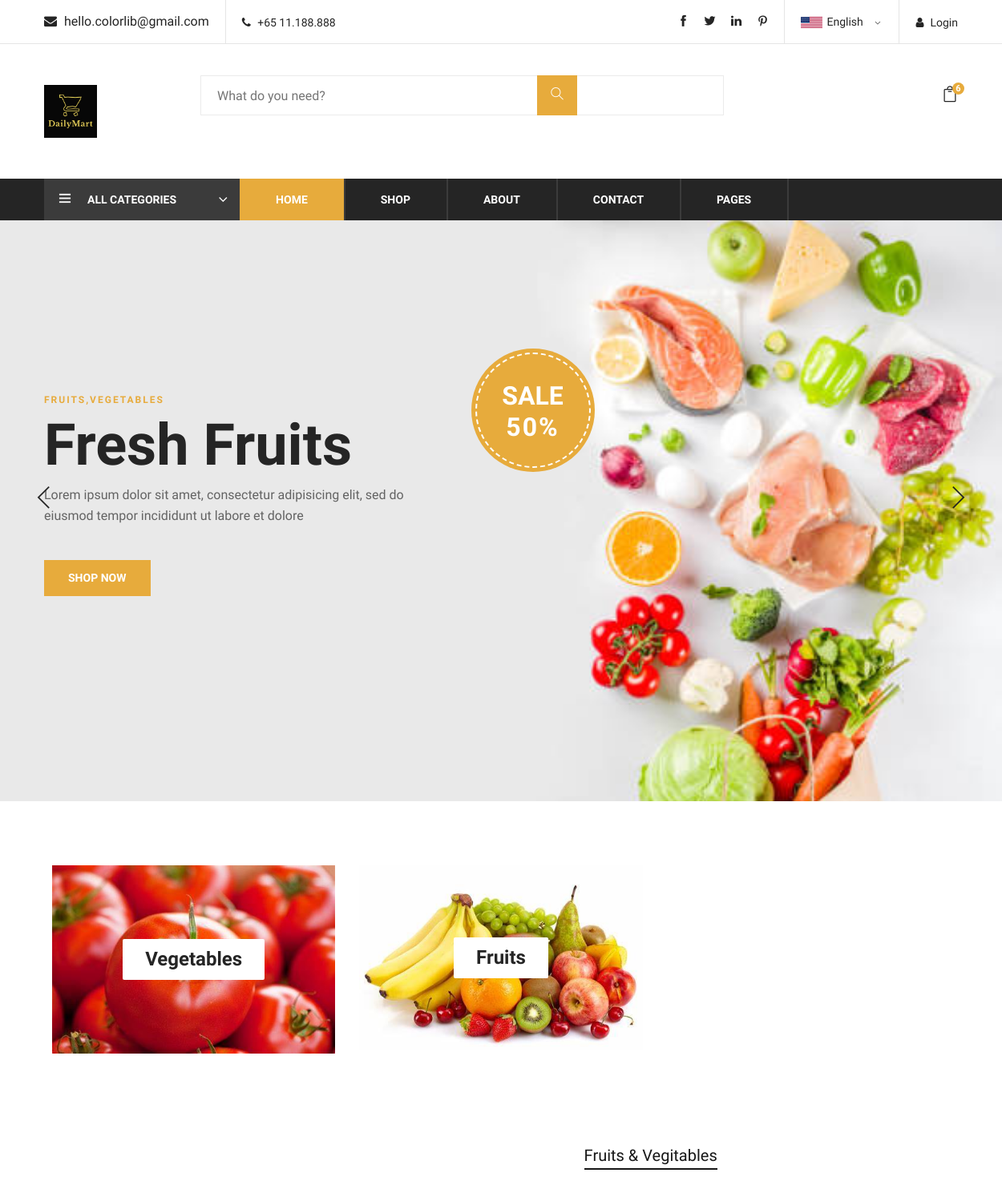
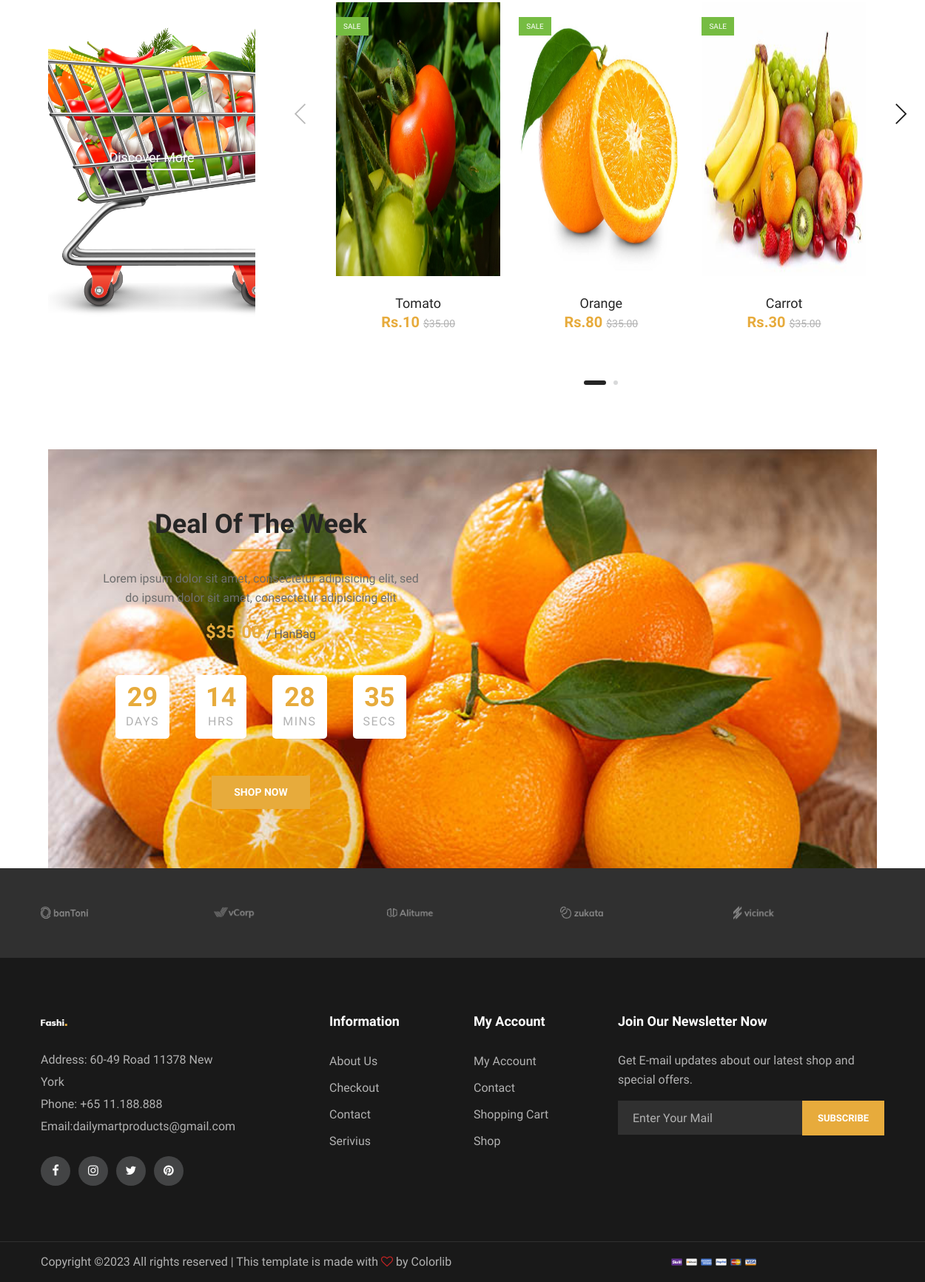
Page /UserApp/userindex/ on the committed database (2 pictures, top to bottom).
### dailymartapp/models.py (models this page shows)
class Categorydb(models.Model):
    Cname=models.CharField(max_length=150)
    Cimage=models.ImageField()
    Cdescription=models.TextField()

class Productdb(models.Model):
    pr_name=models.CharField(max_length=200)
    pr_price=models.IntegerField()
    pr_weight=models.IntegerField()
    pr_image=models.FileField()
    categories=models.CharField(max_length=200)

### UserApp/views.py (the view)
# urls.py: path('userindex/',views.userindex,name='userindex'),
def userindex(request):
    data=Categorydb.objects.all()
    secondata=Productdb.objects.filter()
    cartcount=Cart.objects.all().count()
    return render(request,"userindex.html",{"data":data,"prdata":secondata,"cartcount":cartcount})

### UserApp/templates/userindex.html (shortened to what this page needs)
{% load static %}
<!DOCTYPE html>
<html lang="zxx">
<head>
    <link rel="stylesheet" href="{% static 'styles/css/bootstrap.min.css' %}" type="text/css">
    <link rel="stylesheet" href="{% static 'styles/css/font-awesome.min.css' %}" type="text/css">
    <link rel="stylesheet" href="{% static 'styles/css/themify-icons.css' %}" type="text/css">
    <link rel="stylesheet" href="{% static 'styles/css/elegant-icons.css' %}" type="text/css">
    <link rel="stylesheet" href="{% static 'styles/css/owl.carousel.min.css' %}" type="text/css">
    <link rel="stylesheet" href="{% static 'styles/css/nice-select.css' %}" type="text/css">
    <link rel="stylesheet" href="{% static 'styles/css/jquery-ui.min.css' %}" type="text/css">
    <link rel="stylesheet" href="{% static 'styles/css/slicknav.min.css' %}" type="text/css">
    <link rel="stylesheet" href="{% static 'styles/css/style.css' %}" type="text/css">
</head>
<body>
    <header class="header-section">
        <div class="header-top">
            <div class="container">
                <div class="ht-left">
                    <div class="mail-service">
                        <i class=" fa fa-envelope"></i>
                        hello.colorlib@gmail.com
                    </div>
                    <div class="phone-service">
                        <i class=" fa fa-phone"></i>
                        +65 11.188.888
                    </div>
                </div>
                <div class="ht-right">
                    <a href="#" class="login-panel"><i class="fa fa-user"></i>Login</a>
                    <div class="lan-selector">
                    </div>
                    <div class="top-social">
                        <a href="#"><i class="ti-facebook"></i></a>
                        <a href="#"><i class="ti-twitter-alt"></i></a>
                        <a href="#"><i class="ti-linkedin"></i></a>
                        <a href="#"><i class="ti-pinterest"></i></a>
                    </div>
                </div>
            </div>
        </div>
        <div class="container">
            <div class="inner-header">
                <div class="row">
                    <div class="col-lg-2 col-md-2">
                        <div class="logo">
                            <a href="./index.html">
                                <img src="{% static 'styles/img/logo.jpg' %} " alt="">
                            </a>
                        </div>
                    </div>
                    <div class="col-lg-7 col-md-7">
                        <div class="advanced-search">
                            <div class="input-group">
                                <input type="text" placeholder="What do you need?">
                                <button type="button"><i class="ti-search"></i></button>
                            </div>
                        </div>
                    </div>
                    <div class="col-lg-3 text-right col-md-3">
                        <ul class="nav-right">
                            <li class="cart-icon">
                                <a href="#">
                                    <i class="icon_bag_alt"></i>
                                    <span>{{cartcount}}</span>
                                </a>
                            </li>
                        </ul>
                    </div>
                </div>
            </div>
        </div>
        <div class="nav-item">
            <div class="container">
                <div class="nav-depart">
                    <div class="depart-btn">
                        <i class="ti-menu"></i>
                        <span>All Categories</span>
                    </div>
                </div>
                <nav class="nav-menu mobile-menu">
                    <ul>
                        <li class="active"><a href="{% url 'userindex' %}">Home</a></li>
                        <li><a href="{% url 'usershop' cat="all" %}">Shop</a></li>
                        <li><a href="{% url 'userabout' %}">About</a></li>
                        <li><a href="{% url 'usercontact' %}">Contact</a></li>
                        <li><a href="#">Pages</a>
                        </li>
                    </ul>
                </nav>
            </div>
        </div>
    </header>
    {% block content %}
    <section class="hero-section">
        <div class="hero-items owl-carousel">
            <div class="single-hero-items set-bg" data-setbg="{% static 'styles/img/vegnew.jpg' %}">
                <div class="container">
                    <div class="row">
                        <div class="col-lg-5">
                            <span>Fruits,Vegetables</span>
                            <h1>Fresh Fruits</h1>
                            <p>Lorem ipsum dolor sit amet, consectetur adipisicing elit, sed do eiusmod tempor
                                incididunt ut labore et dolore</p>
                            <a href="{% url 'usershop' cat="all" %}" class="primary-btn">Shop Now</a>
                        </div>
                    </div>
                    <div class="off-card">
                        <h2>Sale <span>50%</span></h2>
                    </div>
                </div>
            </div>
        </div>
    </section>
    <div class="banner-section spad">
        <div class="container-fluid">
            <div class="row">
                {% for i in data %}
                <div class="col-lg-4">
                    <div class="single-banner">
                        <div class="inner-text">
                            <h4>{{i.Cname}}</h4>
                        </div>
                    </div>
                </div>
                {% endfor %}
            </div>
        </div>
    </div>
<section class="women-banner spad">
    <div class="container-fluid">
        <div class="row">
            <div class="col-lg-3">
                <div class="product-large set-bg" data-setbg="{% static 'styles/img/products/realistic.jpg' %}">
                    <a href="#">Discover More</a>
                </div>
            </div>
            <div class="col-lg-8 offset-lg-1">
                <div class="filter-control">
                    <ul>
                        <li class="active">Fruits & Vegitables</li>
                    </ul>
                </div>
                <div class="product-slider owl-carousel">
                    {% for i in prdata %}
                    <div class="product-item">
                        <div class="pi-pic">
                            <img src="{{i.pr_image.url}}" alt="" height="370px" >
                            <div class="sale">Sale</div>
                        </div>
                        <div class="pi-text">
                            <a href="{% url 'productdetails' productid=i.id %}">
                                <h5>{{i.pr_name}}</h5>
                            </a>
                            <div class="product-price">
                               Rs.{{i.pr_price}}
                                <span>$35.00</span>
                            </div>
                        </div>
                    </div>
                    {% endfor %}
                </div>
            </div>
        </div>
    </div>
</section>
<section class="deal-of-week set-bg spad" data-setbg="{% static 'styles/img/orange.jpg' %}">
    <div class="container">
        <div class="col-lg-6 text-center">
            <div class="section-title">
                <h2>Deal Of The Week</h2>
                <p>Lorem ipsum dolor sit amet, consectetur adipisicing elit, sed<br /> do ipsum dolor sit amet,
                    consectetur adipisicing elit </p>
                <div class="product-price">
                    $35.00
                    <span>/ HanBag</span>
                </div>
            </div>
            <div class="countdown-timer" id="countdown">
            </div>
            <a href="{% url 'usershop' cat="all" %}" class="primary-btn">Shop Now</a>
        </div>
    </div>
</section>
    <div class="partner-logo">
        <div class="container">
            <div class="logo-carousel owl-carousel">
                <div class="logo-item">
                    <div class="tablecell-inner">
                        <img src="{% static 'styles/img/logo-carousel/logo-1.png' %}" alt="">
                    </div>
                </div>
                <div class="logo-item">
                    <div class="tablecell-inner">
                        <img src="{% static 'styles/img/logo-carousel/logo-2.png' %}" alt="">
                    </div>
                </div>
                <div class="logo-item">
                    <div class="tablecell-inner">
                        <img src="{% static 'styles/img/logo-carousel/logo-3.png' %}" alt="">
                    </div>
                </div>
                <div class="logo-item">
                    <div class="tablecell-inner">
                        <img src="{% static 'styles/img/logo-carousel/logo-4.png' %}" alt="">
                    </div>
                </div>
                <div class="logo-item">
                    <div class="tablecell-inner">
                        <img src="{% static 'styles/img/logo-carousel/logo-5.png' %}" alt="">
                    </div>
                </div>
            </div>
        </div>
    </div>
    {% endblock %}
    <footer class="footer-section">
        <div class="container">
            <div class="row">
                <div class="col-lg-3">
                    <div class="footer-left">
                        <div class="footer-logo">
                            <a href="#"><img src="{% static 'styles/img/footer-logo.png' %}" alt=""></a>
                        </div>
                        <ul>
                            <li>Address: 60-49 Road 11378 New York</li>
                            <li>Phone: +65 11.188.888</li>
                            <li>Email:dailymartproducts@gmail.com</li>
                        </ul>
                        <div class="footer-social">
                            <a href="#"><i class="fa fa-facebook"></i></a>
                            <a href="#"><i class="fa fa-instagram"></i></a>
                            <a href="#"><i class="fa fa-twitter"></i></a>
                            <a href="#"><i class="fa fa-pinterest"></i></a>
                        </div>
                    </div>
                </div>
                <div class="col-lg-2 offset-lg-1">
                    <div class="footer-widget">
                        <h5>Information</h5>
                        <ul>
                            <li><a href="#">About Us</a></li>
                            <li><a href="#">Checkout</a></li>
                            <li><a href="#">Contact</a></li>
                            <li><a href="#">Serivius</a></li>
                        </ul>
                    </div>
                </div>
                <div class="col-lg-2">
                    <div class="footer-widget">
                        <h5>My Account</h5>
                        <ul>
                            <li><a href="#">My Account</a></li>
                            <li><a href="#">Contact</a></li>
                            <li><a href="#">Shopping Cart</a></li>
                            <li><a href="#">Shop</a></li>
                        </ul>
                    </div>
                </div>
                <div class="col-lg-4">
                    <div class="newslatter-item">
                        <h5>Join Our Newsletter Now</h5>
                        <p>Get E-mail updates about our latest shop and special offers.</p>
                        <form action="#" class="subscribe-form">
                            <input type="text" placeholder="Enter Your Mail">
                            <button type="button">Subscribe</button>
                        </form>
                    </div>
                </div>
            </div>
        </div>
        <div class="copyright-reserved">
            <div class="container">
                <div class="row">
                    <div class="col-lg-12">
                        <div class="copyright-text">
Copyright &copy;<script>document.write(new Date().getFullYear());</script> All rights reserved | This template is made with <i class="fa fa-heart-o" aria-hidden="true"></i> by <a href="https://colorlib.com" target="_blank">Colorlib</a>
                        </div>
                        <div class="payment-pic">
                            <img src="{% static 'styles/img/payment-method.png' %}" alt="">
                        </div>
                    </div>
                </div>
            </div>
        </div>
    </footer>
</body>
</html>

### rows in the picture
Categorydb: Cname "Vegetables"
Categorydb: Cname "Fruits"
Productdb: pr_image (picture), pr_name "Tomato", pr_price "10"
Productdb: pr_image (picture), pr_name "Orange", pr_price "80"
Productdb: pr_image (picture), pr_name "Carrot", pr_price "30"

### other values in the picture
{{ cartcount }} "6"
